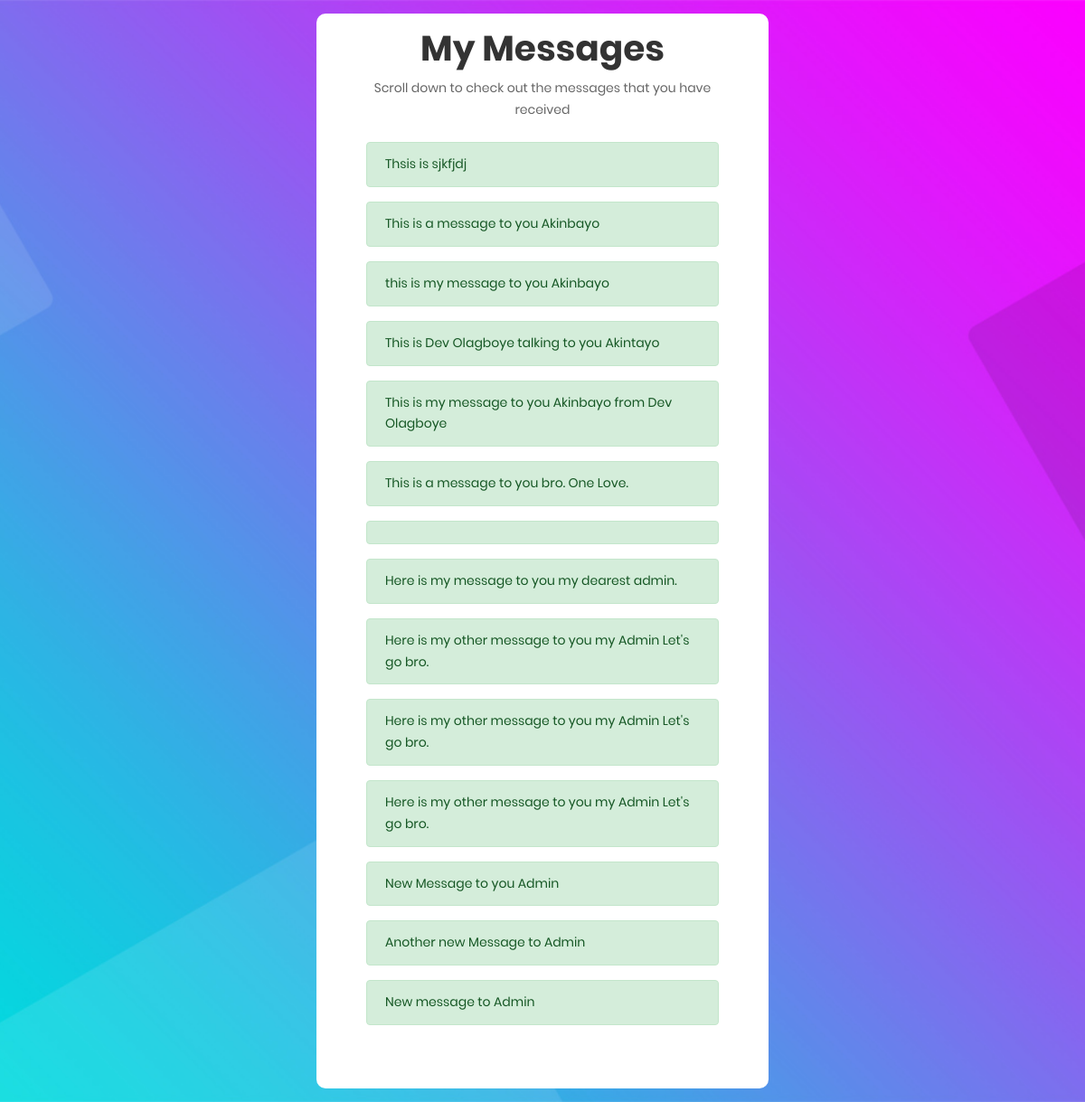
The app's page /messages.php with its own data.
### tables this page shows
CREATE TABLE `messages` (
  `id` int(11) NOT NULL,
  `username` varchar(256) NOT NULL,
  `messages` longtext NOT NULL
);

### messages.php (the view, shortened to what this page needs)
<?php
include_once 'includes/dbh.php';
?>
<!DOCTYPE html>
<html lang="en">
<head>
	<link rel="stylesheet" type="text/css" href="vendor/bootstrap/css/bootstrap.min.css">
	<link rel="stylesheet" type="text/css" href="fonts/font-awesome-4.7.0/css/font-awesome.min.css">
	<link rel="stylesheet" type="text/css" href="fonts/iconic/css/material-design-iconic-font.min.css">
	<link rel="stylesheet" type="text/css" href="vendor/animate/animate.css">
	<link rel="stylesheet" type="text/css" href="vendor/css-hamburgers/hamburgers.min.css">
	<link rel="stylesheet" type="text/css" href="vendor/animsition/css/animsition.min.css">
	<link rel="stylesheet" type="text/css" href="vendor/select2/select2.min.css">
	<link rel="stylesheet" type="text/css" href="vendor/daterangepicker/daterangepicker.css">
	<link rel="stylesheet" type="text/css" href="css/util.css">
	<link rel="stylesheet" type="text/css" href="css/main.css">
</head>
<body>
	<div class="limiter">
		<div class="container-login100" style="background-image: url('images/bg-01.jpg');">
			<div class="wrap-login100 p-l-55 p-r-55 pt-3 p-b-54">
            <span class="login100-form-title pb-2">
                My Messages
                    </span>
                    <p class="text-center">Scroll down to check out the messages that you have received</p><br>
					<?php
					$username = $_SESSION['username'];
                    $sql = "SELECT * FROM messages WHERE username = '$username'";
                    $result = mysqli_query($con, $sql);
					$resultCheck = mysqli_num_rows($result);
					if ($resultCheck > 0) {
						while ($row = mysqli_fetch_assoc($result)) {
						echo "
						<p class = 'alert alert-success'>".$row['messages']."</p>
						" ;
						}
					}else {
						echo "<div class='alert alert-danger' role='alert'>
						Oops! No one has sent you a message in last 3 Days! Share your profile link and check back later again!
					  </div>";
					}
                    ?>
			</div>
		</div>
	</div>
</body>
</html>

### css/main.css (style rules this page uses)
* { margin: 0px; padding: 0px; box-sizing: border-box; }
body, html { height: 100%; font-family: Poppins-Regular, sans-serif; }
p { font-family: Poppins-Regular; font-size: 14px; line-height: 1.7; color: #666666; margin: 0px; }
.limiter { width: 100%; margin: 0 auto; }
.container-login100 { width: 100%; min-height: 100vh; display: -webkit-box; display: -webkit-flex; display: -moz-box; display: -ms-flexbox; display: flex; flex-wrap: wrap; justify-content: center; align-items: center; padding: 15px; background-repeat: no-repeat; background-position: center; background-size: cover; }
.wrap-login100 { width: 500px; background: #fff; border-radius: 10px; overflow: hidden; }
.login100-form-title { display: block; font-family: Poppins-Bold; font-size: 39px; color: #333333; line-height: 1.2; text-align: center; }

### records on screen
messages: messages "Thsis is sjkfjdj"
messages: messages "This is a message to you Akinbayo"
messages: messages "this is my message to you Akinbayo"
messages: messages "This is Dev Olagboye talking to you Akintayo"
messages: messages "This is my message to you Akinbayo from Dev Olagboye"
messages: messages "This is a message to you bro. One Love."
messages: messages "Here is my message to you my dearest admin."
messages: messages "Here is my other message to you my Admin Let's go bro."
messages: messages "Here is my other message to you my Admin Let's go bro."
messages: messages "Here is my other message to you my Admin Let's go bro."
messages: messages "New Message to you Admin"
messages: messages "Another new Message to Admin"
messages: messages "New message to Admin"
